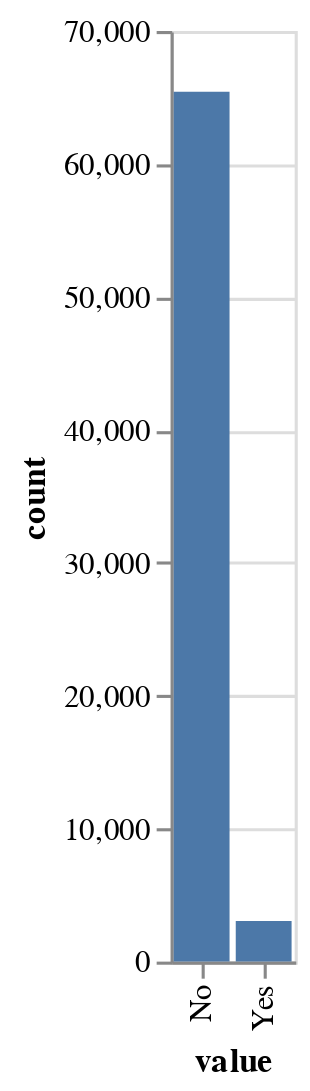

The cell this chart's notebook holds for it:
### Markdown cell above
You will notice object and int64 this may not be what we would like so lets remember that

Let's consider our target variable: `Was_a_Search_Conducted`.

**Plot** a bar chart that counts the number of records by `Was_a_Search_Conducted`.

### Code cell
counts = stops['Was_a_Search_Conducted'].value_counts()
df_counts = pd.DataFrame({'value': counts.index, 'count': counts.values})
df_counts

chart = alt.Chart(df_counts).mark_bar().encode(
    x='value',
    y='count',
)
chart

### Figure 1 — Vega-Lite specification as saved in the notebook (floating-point values rounded to 4 significant figures)
{"config": {"view": {"continuousWidth": 300, "continuousHeight": 300}}, "data": {"name": "data-02138940271fb41b803134ea5dee1a0c"}, "mark": {"type": "bar"}, "encoding": {"x": {"field": "value", "type": "nominal"}, "y": {"field": "count", "type": "quantitative"}}, "$schema": "https://vega.github.io/schema/vega-lite/v5.15.1.json", "datasets": {"data-02138940271fb41b803134ea5dee1a0c": [{"value": "No", "count": 65440}, {"value": "Yes", "count": 3048}]}}
